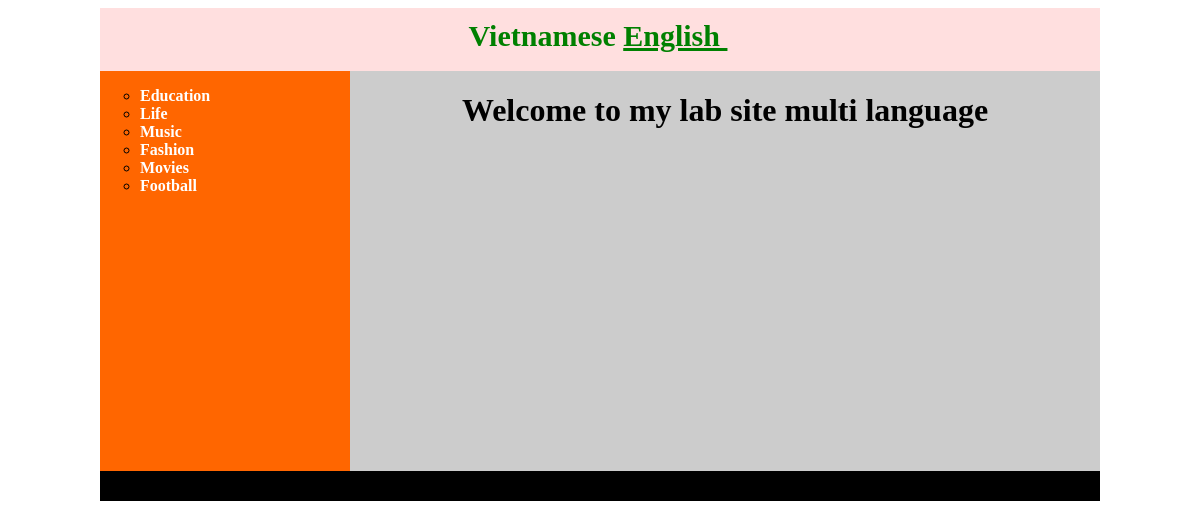
The app's page /index.php?lang=en with its own data.
### tables this page shows
CREATE TABLE IF NOT EXISTS `loaitin` (
  `idLT` int(11) NOT NULL DEFAULT '0',
  `Ten` varchar(100) DEFAULT '',
  `ThuTu` tinyint(11) NOT NULL DEFAULT '0',
  `AnHien` tinyint(1) NOT NULL DEFAULT '1',
  `idTL` int(11) NOT NULL DEFAULT '1',
  `Ten_en` varchar(255) DEFAULT NULL,
  PRIMARY KEY (`idLT`)
);

### class/goc.php (called while the page is built, shortened)
<?php
class goc {
	function __construct(){
	   $this->db = new mysqli (DB_HOST, DB_USER, DB_PASS, DB_NAME);
	}
}

### class/tin.php (called while the page is built, shortened)
<?php
require_once "goc.php";
class tin extends goc
{
    function ListLoaiTin()
    {
        $sql = "SELECT *
         FROM `loaitin`
         WHERE idLT in ( SELECT idLT from tin)";
        $kq = $this->db->query($sql);
        return $kq;
    }
}

### danhmuc.php (the view)
<ul id="menu" style="list-style-type: circle;">
    <?php
    if (isset($_GET['lang'])) $lang = $_GET['lang'];
    else $lang = 'vi';
    $kq = $t->ListLoaiTin();
    while ($row = $kq->fetch_assoc()) {
        ?>
        <li>
            <a <?php if (isset($_GET['id']) and $row['idLT'] == $_GET['id']) echo "class='active'"; ?>
            href="index.php?act=tintheoloai&id=<?= $row['idLT'] ?>&lang=<?= $lang ?>">
                <?php
                    if ($lang == 'vi') echo $row['Ten'];
                    else echo $row['Ten_en'];
                    ?>
            </a>
        </li>
    <?php } ?>
</ul>

### style.css (style rules this page uses)
#menu a { color: #fff; font-weight: bold; text-decoration: none; }

### records on screen
loaitin: Ten_en "Education"
loaitin: Ten_en "Life"
loaitin: Ten_en "Music"
loaitin: Ten_en "Fashion"
loaitin: Ten_en "Movies"
loaitin: Ten_en "Football"

### other values on screen
$language_vi "Vietnamese"
$language_en "English"
$welcome "Welcome to my lab site multi language"
